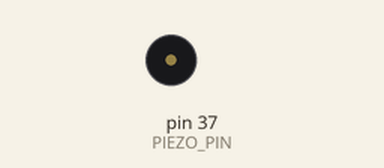
This program was run on a simulated Raspberry Pi (header pin numbers). Shown: buzzer (waves = sounding, pin HIGH). What the program prints to the terminal is not drawn. At 62.5 s the program stops and its outputs stay as they are.

Above: at 0.3 s.
Timing chart, 0 to 63.0 s (numbered marks = the images above):
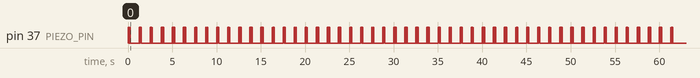

The program:

buzzer.py
```python
import time
import subprocess
import RPi.GPIO as GPIO

PIEZO_PIN = 37

GPIO.setmode(GPIO.BOARD)
GPIO.setup(PIEZO_PIN, GPIO.OUT)

subprocess.run(["sudo", "vcgencmd", "display_power", "1"])

print("Buzzer triggert")

for i in range(50):

    GPIO.output(PIEZO_PIN, True)
    time.sleep(0.05)
    GPIO.output(PIEZO_PIN, False)
    time.sleep(0.05)

    GPIO.output(PIEZO_PIN, True)
    time.sleep(0.05)
    GPIO.output(PIEZO_PIN, False)
    time.sleep(0.05)

    GPIO.output(PIEZO_PIN, True)
    time.sleep(0.05)
    GPIO.output(PIEZO_PIN, False)
    time.sleep(1)

GPIO.cleanup()
```
